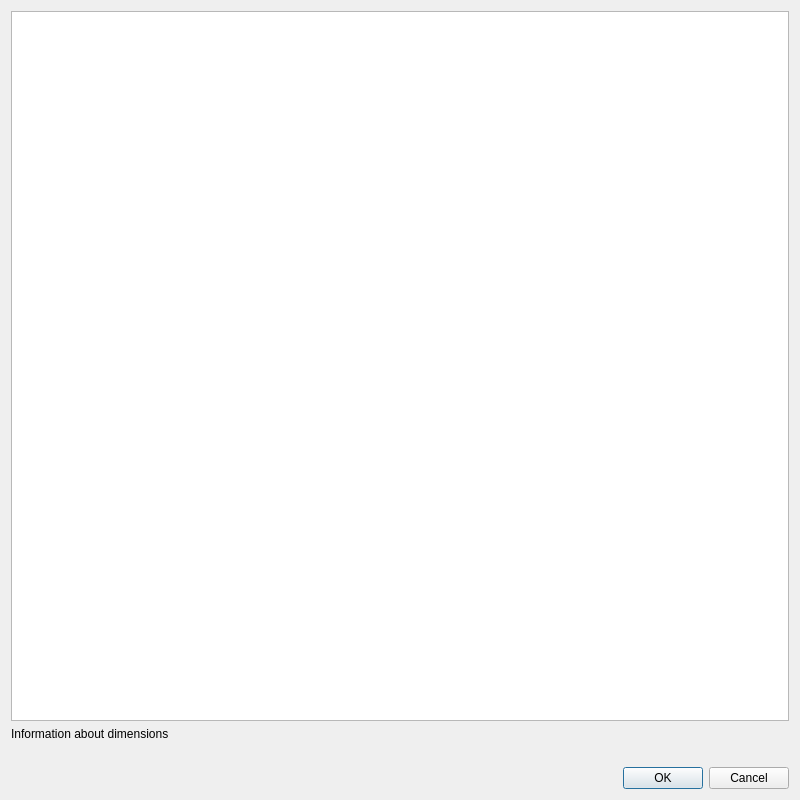
<?xml version="1.0" encoding="UTF-8"?>
<ui version="4.0">
 <class>Dialog</class>
 <widget class="QDialog" name="Dialog">
  <property name="geometry">
   <rect>
    <x>0</x>
    <y>0</y>
    <width>800</width>
    <height>800</height>
   </rect>
  </property>
  <property name="windowTitle">
   <string>Insert Part</string>
  </property>
  <layout class="QVBoxLayout" name="verticalLayout">
   <item>
    <widget class="QTableView" name="tableViewParts">
     <property name="selectionMode">
      <enum>QAbstractItemView::SingleSelection</enum>
     </property>
     <property name="selectionBehavior">
      <enum>QAbstractItemView::SelectRows</enum>
     </property>
    </widget>
   </item>
   <item>
    <widget class="QLabel" name="labelText">
     <property name="text">
      <string>&lt;html&gt;&lt;head/&gt;&lt;body&gt;&lt;p&gt;Information about dimensions&lt;/p&gt;&lt;/body&gt;&lt;/html&gt;</string>
     </property>
     <property name="textFormat">
      <enum>Qt::AutoText</enum>
     </property>
     <property name="wordWrap">
      <bool>true</bool>
     </property>
    </widget>
   </item>
   <item>
    <widget class="QLabel" name="labelImage">
     <property name="text">
      <string/>
     </property>
     <property name="pixmap">
      <pixmap>../../ose-piping-workbench/Resources/images/coupling-dimensions.png</pixmap>
     </property>
     <property name="alignment">
      <set>Qt::AlignCenter</set>
     </property>
    </widget>
   </item>
   <item>
    <widget class="QDialogButtonBox" name="buttonBox">
     <property name="orientation">
      <enum>Qt::Horizontal</enum>
     </property>
     <property name="standardButtons">
      <set>QDialogButtonBox::Cancel|QDialogButtonBox::Ok</set>
     </property>
    </widget>
   </item>
  </layout>
 </widget>
 <resources/>
 <connections>
  <connection>
   <sender>buttonBox</sender>
   <signal>accepted()</signal>
   <receiver>Dialog</receiver>
   <slot>accept()</slot>
   <hints>
    <hint type="sourcelabel">
     <x>248</x>
     <y>254</y>
    </hint>
    <hint type="destinationlabel">
     <x>157</x>
     <y>274</y>
    </hint>
   </hints>
  </connection>
  <connection>
   <sender>buttonBox</sender>
   <signal>rejected()</signal>
   <receiver>Dialog</receiver>
   <slot>reject()</slot>
   <hints>
    <hint type="sourcelabel">
     <x>316</x>
     <y>260</y>
    </hint>
    <hint type="destinationlabel">
     <x>286</x>
     <y>274</y>
    </hint>
   </hints>
  </connection>
 </connections>
</ui>
